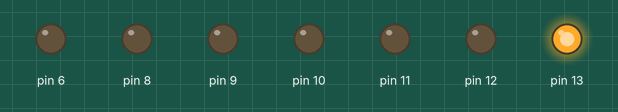
The sketch below on a simulated Arduino Uno, built with avr-gcc and run on an emulated ATmega328P. Shown: output pins drawn as LEDs (lit = HIGH).

Above: at 0.5 s.
At 1.5 s:
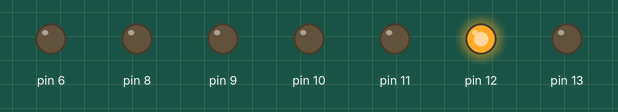
At 2.5 s:
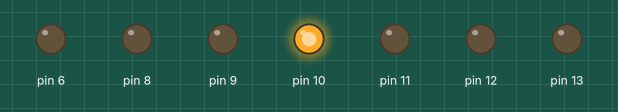
At 3.5 s:
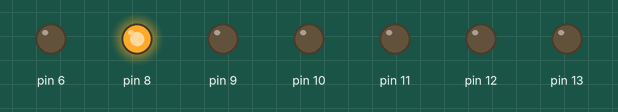
Timing chart, 0 to 5.2 s (numbered marks = the images above):
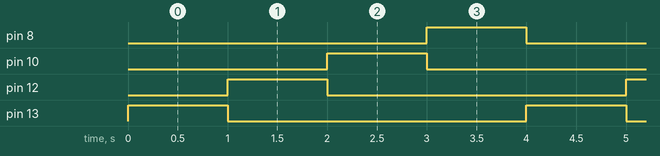

The sketch:

BLINKING-3-LED-PATTERN-WITH-BUZZER.ino
```cpp
void setup() {
  pinMode(13, OUTPUT);
  pinMode(12, OUTPUT);
  pinMode(11, OUTPUT);
  pinMode(10, OUTPUT);
  pinMode(9, OUTPUT);
  pinMode(8, OUTPUT);
  pinMode(6, OUTPUT);
  digitalWrite(11, LOW);
  digitalWrite(9, LOW);
  digitalWrite(6, LOW);
}

void loop() {
  digitalWrite(13, HIGH);
  digitalWrite(12, LOW);
  digitalWrite(10, LOW);
  digitalWrite(8, LOW);
  delay(1000);
  digitalWrite(13, LOW);
  digitalWrite(12, HIGH);
  digitalWrite(10, LOW);
  digitalWrite(8, LOW);
  delay(1000);
  digitalWrite(13, LOW);
  digitalWrite(12, LOW);
  digitalWrite(10, HIGH);
  digitalWrite(8, LOW);
  delay(1000);
  digitalWrite(13, LOW);
  digitalWrite(12, LOW);
  digitalWrite(10, LOW);
  digitalWrite(8, HIGH);
  delay(1000);
}
```

Measured:
- by itself, pin 8, pin 10, pin 12, pin 13: alternates HIGH for 1.0 s and LOW for 3.0 s
- by itself, everything shown: repeats every 4.0 s, in 4 steps
